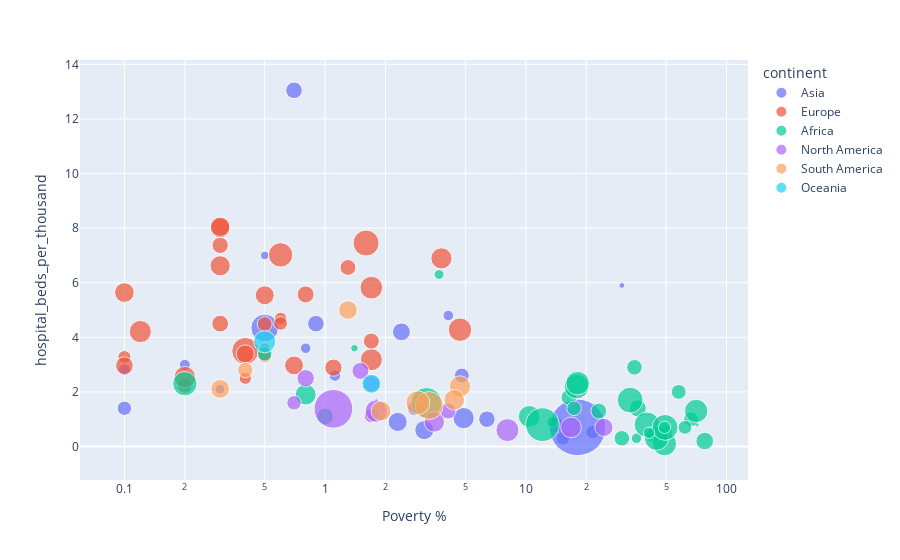

Notebook code for this chart:
### Code cell
fig = px.scatter(covid_groupby, x="Poverty %", y="hospital_beds_per_thousand", size="deaths_ratio", color="continent",
           hover_name="country",log_x=True, size_max=40)
fig.show()

### Figure 1 — Plotly figure (JSON) as saved in the notebook; plotly's stock layout.template omitted (floating-point values rounded to 4 significant figures)
{"data": [{"hovertemplate": "<b>%{hovertext}</b><br><br>continent=Asia<br>Poverty %=%{x}<br>hospital_beds_per_thousand=%{y}<br>deaths_ratio=%{marker.size}<extra></extra>", "hovertext": ["Afghanistan", "Armenia", "Azerbaijan", "Bahrain", "Bangladesh", "Bhutan", "Brunei", "Cambodia", "China", "Georgia", "India", "Indonesia", "Iran", "Iraq", "Israel", "Japan", "Jordan", "Kazakhstan", "Kuwait", "Kyrgyzstan", "Laos", "Lebanon", "Malaysia", "Mongolia", "Myanmar", "Nepal", "Oman", "Pakistan", "Philippines", "Qatar", "Saudi Arabia", "Singapore", "South Korea", "Sri Lanka", "Tajikistan", "Thailand", "Timor", "Turkey", "United Arab Emirates", "Uzbekistan", "Vietnam", "Yemen"], "legendgroup": "Asia", "marker": {"color": "#636efa", "size": [4.311, 1.965, 1.452, 0.374, 1.561, 0.07639, 1.293, 0.6816, 4.715, 1.353, 1.111, 2.773, 2.79, 1.398, 0.7617, 1.701, 1.28, 0.8137, 0.5794, 1.702, 0.1186, 1.424, 0.4159, 0.4531, 2.245, 1.146, 1.071, 2.241, 1.678, 0.2506, 1.652, 0.05028, 1.433, 0.6871, 0.6763, 0.5715, 0.2099, 0.8792, 0.2984, 0.6923, 0.82, 19.69], "sizemode": "area", "sizeref": 0.01231, "symbol": "circle"}, "mode": "markers", "name": "Asia", "orientation": "v", "showlegend": true, "type": "scatter", "x": [0, 2.4, 0, 0, 14.11, 1.8, 0, 0, 0.5, 4.8, 21.5, 4.9, 0, 2.8, 0.2, 0.7, 0.1, 0, 0, 0.9, 0, 0, 0, 0.5, 2.3, 15.3, 0, 3.12, 6.4, 0, 0, 0, 0, 0.8, 4.11, 0.3, 30.1, 0.1, 0, 0, 1.12, 18.11], "xaxis": "x", "y": [0.5, 4.2, 4.7, 2, 0.8, 1.7, 2.7, 0.8, 4.34, 2.6, 0.53, 1.04, 1.5, 1.4, 2.99, 13.05, 1.4, 6.7, 2, 4.5, 1.5, 2.9, 1.9, 7, 0.9, 0.3, 1.6, 0.6, 1, 1.2, 2.7, 2.4, 12.27, 3.6, 4.8, 2.1, 5.9, 2.81, 1.2, 4, 2.6, 0.7], "yaxis": "y"}, {"hovertemplate": "<b>%{hovertext}</b><br><br>continent=Europe<br>Poverty %=%{x}<br>hospital_beds_per_thousand=%{y}<br>deaths_ratio=%{marker.size}<extra></extra>", "hovertext": ["Albania", "Austria", "Belarus", "Belgium", "Bosnia and Herzegovina", "Bulgaria", "Croatia", "Cyprus", "Czechia", "Denmark", "Estonia", "Finland", "France", "Germany", "Greece", "Hungary", "Iceland", "Ireland", "Italy", "Latvia", "Lithuania", "Luxembourg", "Malta", "Moldova", "Montenegro", "Netherlands", "North Macedonia", "Norway", "Poland", "Portugal", "Romania", "Russia", "Slovakia", "Slovenia", "Spain", "Sweden", "Switzerland", "Ukraine", "United Kingdom"], "legendgroup": "Europe", "marker": {"color": "#EF553B", "size": [1.844, 1.645, 0.7185, 2.392, 4.475, 4.184, 2.212, 0.4874, 1.809, 0.931, 0.9639, 1.032, 1.816, 2.397, 3.025, 3.664, 0.4428, 1.939, 2.988, 1.772, 1.547, 1.167, 1.368, 2.378, 1.58, 1.086, 3.38, 0.646, 2.517, 2.018, 2.764, 2.339, 3.158, 1.734, 2.196, 1.366, 1.573, 2.275, 2.863], "sizemode": "area", "sizeref": 0.01231, "symbol": "circle"}, "mode": "markers", "name": "Europe", "orientation": "v", "showlegend": true, "type": "scatter", "x": [1.1, 0.3, 0, 0.1, 0.4, 1.6, 0.5, 0, 0, 0.4, 0.6, 0.1, 0, 0.3, 0.12, 0.6, 0, 0.1, 1.7, 0.8, 1.3, 0.6, 0.5, 0, 1.7, 0.5, 4.7, 0.5, 0.3, 0.4, 3.8, 0.3, 1.7, 0.3, 0.7, 0.2, 0, 0, 0.2], "xaxis": "x", "y": [2.89, 7.37, 11, 5.64, 3.5, 7.454, 5.54, 3.4, 6.63, 2.5, 4.69, 3.28, 5.98, 8, 4.21, 7.02, 2.91, 2.96, 3.18, 5.57, 6.56, 4.51, 4.485, 5.8, 3.861, 3.32, 4.28, 3.6, 6.62, 3.39, 6.892, 8.05, 5.82, 4.5, 2.97, 2.22, 4.53, 8.8, 2.54], "yaxis": "y"}, {"hovertemplate": "<b>%{hovertext}</b><br><br>continent=Africa<br>Poverty %=%{x}<br>hospital_beds_per_thousand=%{y}<br>deaths_ratio=%{marker.size}<extra></extra>", "hovertext": ["Algeria", "Benin", "Botswana", "Burkina Faso", "Burundi", "Cameroon", "Cape Verde", "Central African Republic", "Comoros", "Djibouti", "Egypt", "Equatorial Guinea", "Eritrea", "Eswatini", "Ethiopia", "Gabon", "Gambia", "Ghana", "Guinea", "Kenya", "Liberia", "Libya", "Madagascar", "Malawi", "Mali", "Mauritius", "Morocco", "Mozambique", "Niger", "Sao Tome and Principe", "Seychelles", "South Africa", "Sudan", "Tanzania", "Togo", "Tunisia", "Uganda", "Zambia", "Zimbabwe"], "legendgroup": "Africa", "marker": {"color": "#00cc96", "size": [2.695, 1.259, 1.524, 1.231, 0.1378, 1.536, 0.887, 1.369, 3.778, 1.318, 5.821, 1.456, 0.3609, 3.628, 1.505, 0.6065, 2.938, 0.8384, 0.6695, 1.82, 3.989, 1.702, 1.919, 3.368, 3.597, 1.32, 1.767, 1.175, 3.59, 1.501, 0.3585, 3.421, 7.011, 4.126, 0.9408, 3.644, 0.813, 1.365, 4.102], "sizemode": "area", "sizeref": 0.01231, "symbol": "circle"}, "mode": "markers", "name": "Africa", "orientation": "v", "showlegend": true, "type": "scatter", "x": [0.8, 49.8, 16.4, 43.1, 71.11, 23.11, 0, 66.6, 17.9, 17.4, 3.2, 0, 0, 0, 30.11, 3.7, 10.4, 13.6, 35.6, 36.11, 40.12, 0, 77.9, 70.6, 49.1, 0.5, 1, 62.12, 44.8, 34.8, 1.4, 18.12, 12.1, 49.4, 49.11, 0.2, 41.1, 57.8, 33.12], "xaxis": "x", "y": [1.9, 0.5, 1.8, 0.4, 0.8, 1.3, 2.1, 1, 2.2, 1.4, 1.6, 2.1, 0.7, 2.1, 0.3, 6.3, 1.1, 0.9, 0.3, 1.4, 0.8, 3.7, 0.2, 1.3, 0.1, 3.4, 1.1, 0.7, 0.3, 2.9, 3.6, 2.32, 0.8, 0.7, 0.7, 2.3, 0.5, 2, 1.7], "yaxis": "y"}, {"hovertemplate": "<b>%{hovertext}</b><br><br>continent=North America<br>Poverty %=%{x}<br>hospital_beds_per_thousand=%{y}<br>deaths_ratio=%{marker.size}<extra></extra>", "hovertext": ["Antigua and Barbuda", "Bahamas", "Barbados", "Belize", "Canada", "Costa Rica", "Dominican Republic", "El Salvador", "Grenada", "Guatemala", "Haiti", "Honduras", "Jamaica", "Mexico", "Nicaragua", "Panama", "Saint Lucia", "Saint Vincent and the Grenadines", "Trinidad and Tobago", "United States"], "legendgroup": "North America", "marker": {"color": "#ab63fa", "size": [3.357, 1.96, 1.183, 2.534, 1.857, 1.263, 1.291, 3.071, 0.6211, 3.259, 2.027, 2.637, 1.849, 9.254, 2.572, 1.695, 1.581, 0.6186, 1.848, 1.78], "sizemode": "area", "sizeref": 0.01231, "symbol": "circle"}, "mode": "markers", "name": "North America", "orientation": "v", "showlegend": true, "type": "scatter", "x": [0, 0, 0, 0, 0.8, 1.7, 0.7, 1.8, 0, 8.1, 24.5, 16.8, 0, 1.1, 3.5, 1.7, 4.1, 0, 0, 1.5], "xaxis": "x", "y": [3.8, 2.9, 5.8, 1.3, 2.5, 1.13, 1.6, 1.3, 3.7, 0.6, 0.7, 0.7, 1.7, 1.38, 0.9, 2.3, 1.3, 2.6, 3, 2.77], "yaxis": "y"}, {"hovertemplate": "<b>%{hovertext}</b><br><br>continent=South America<br>Poverty %=%{x}<br>hospital_beds_per_thousand=%{y}<br>deaths_ratio=%{marker.size}<extra></extra>", "hovertext": ["Argentina", "Bolivia", "Brazil", "Chile", "Colombia", "Ecuador", "Guyana", "Paraguay", "Peru", "Suriname", "Uruguay", "Venezuela"], "legendgroup": "South America", "marker": {"color": "#FFA15A", "size": [2.129, 4.052, 2.791, 2.158, 2.617, 4.831, 2.232, 2.452, 3.511, 1.943, 1.454, 1.116], "sizemode": "area", "sizeref": 0.01231, "symbol": "circle"}, "mode": "markers", "name": "South America", "orientation": "v", "showlegend": true, "type": "scatter", "x": [1.3, 0, 4.7, 0.3, 4.4, 3.3, 0, 1.9, 2.9, 0, 0.4, 0], "xaxis": "x", "y": [5, 1.1, 2.2, 2.11, 1.71, 1.5, 1.6, 1.3, 1.6, 3.1, 2.8, 0.8], "yaxis": "y"}, {"hovertemplate": "<b>%{hovertext}</b><br><br>continent=Oceania<br>Poverty %=%{x}<br>hospital_beds_per_thousand=%{y}<br>deaths_ratio=%{marker.size}<extra></extra>", "hovertext": ["Australia", "Fiji", "New Zealand"], "legendgroup": "Oceania", "marker": {"color": "#19d3f3", "size": [3.034, 2.247, 0.9782], "sizemode": "area", "sizeref": 0.01231, "symbol": "circle"}, "mode": "markers", "name": "Oceania", "orientation": "v", "showlegend": true, "type": "scatter", "x": [0.5, 1.7, 0], "xaxis": "x", "y": [3.84, 2.3, 2.61], "yaxis": "y"}], "layout": {"legend": {"itemsizing": "constant", "title": {"text": "continent"}, "tracegroupgap": 0}, "margin": {"t": 60}, "xaxis": {"anchor": "y", "domain": [0, 1], "title": {"text": "Poverty %"}, "type": "log"}, "yaxis": {"anchor": "x", "domain": [0, 1], "title": {"text": "hospital_beds_per_thousand"}}}}
